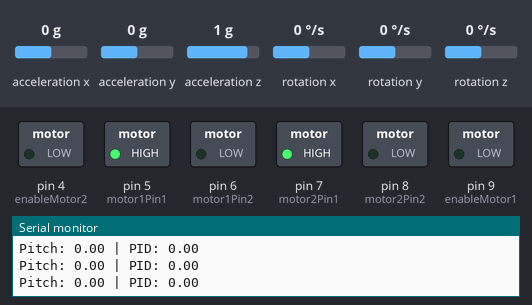
A sketch run on a simulated Arduino Uno, built with avr-gcc and run on an emulated ATmega328P. On the bench: switched loads named in the sketch (green lamp = pin HIGH), the last lines printed to the serial monitor. Inputs (shaded band) come from the test bench; at power-on: rotation x 0 °/s, acceleration y 0 g, acceleration x 0 g, acceleration z 1 g, rotation y 0 °/s, rotation z 0 °/s.

Above: at 1.2 s.
1.3 s: rotation x set to 7 °/s
At 2.3 s:
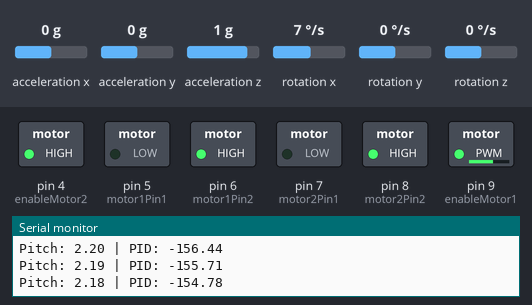
4.3 s: acceleration y set to -1.4 g
At 5.5 s:
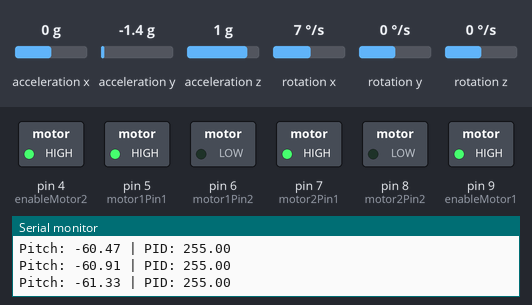
5.8 s: acceleration y set to 0 g
At 8.0 s:
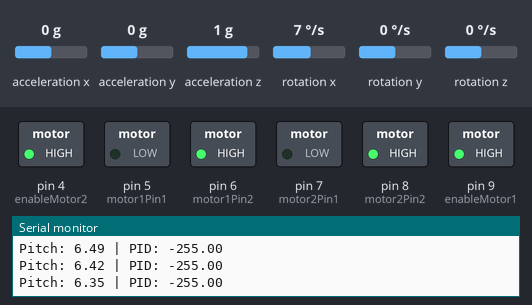
8.8 s: rotation x set to 0 °/s
At 9.37 s:
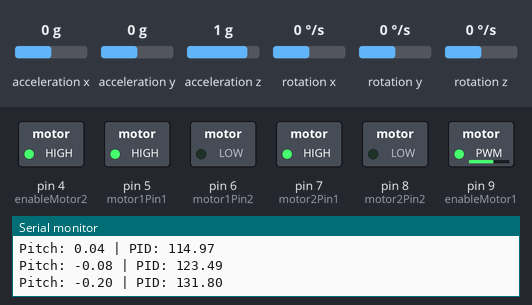
11.8 s: rotation x set to -192 °/s
At 12.3 s:
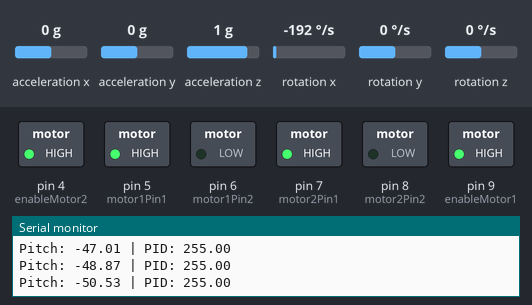
13.3 s: acceleration y set to 1.4 g
At 14.6 s:
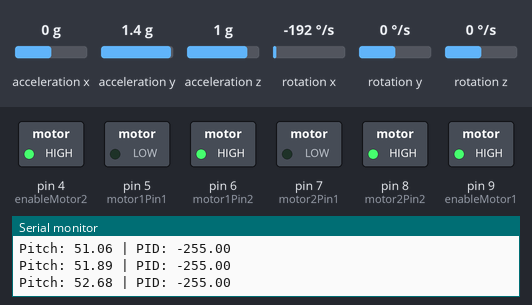
Timing chart, 0 to 16.2 s (numbered marks = the images above; inputs shaded):
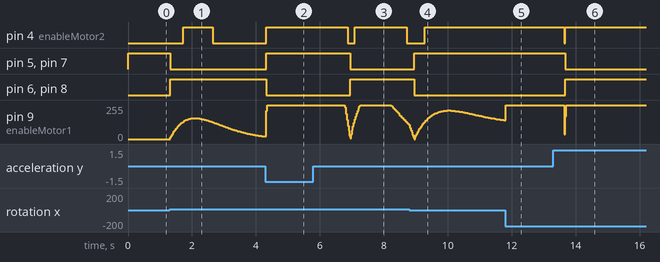

The sketch:

selfbalance.ino
```cpp
#include <Wire.h>
#include <PID_v1.h>
#include "I2Cdev.h"
#include "MPU6050.h"
#include "Kalman.h"  // Add this library

MPU6050 mpu;
Kalman kalmanX;

#define INTERRUPT_PIN 2

// Motor Pins
int enableMotor1 = 9;
int motor1Pin1 = 5;
int motor1Pin2 = 6;

int enableMotor2 = 4;
int motor2Pin1 = 7;
int motor2Pin2 = 8;

// PID variables
double pitchAngle = 0;
double pitchPIDOutput = 0;
double setpointPitch = 0.0;

#define PID_KP 70
#define PID_KI 4.5
#define PID_KD 0

PID pitchPID(&pitchAngle, &pitchPIDOutput, &setpointPitch, PID_KP, PID_KI, PID_KD, DIRECT);

// MPU raw data
int16_t ax, ay, az;
int16_t gx, gy, gz;
unsigned long timer;
double dt;

// ======================= SETUP =========================
void setup() {
  Serial.begin(9600);
  Wire.begin();
  mpu.initialize();

  // Make sure MPU is working
  if (!mpu.testConnection()) {
    Serial.println("MPU6050 connection failed");
    while (1);
  }

  // Calibrated values (use your own if different)
  mpu.setXAccelOffset(-2402);
  mpu.setYAccelOffset(-2065);
  mpu.setZAccelOffset(456);
  mpu.setXGyroOffset(-2);
  mpu.setYGyroOffset(-4);
  mpu.setZGyroOffset(65);

  // Setup motors
  pinMode(enableMotor1, OUTPUT);
  pinMode(motor1Pin1, OUTPUT);
  pinMode(motor1Pin2, OUTPUT);
  pinMode(enableMotor2, OUTPUT);
  pinMode(motor2Pin1, OUTPUT);
  pinMode(motor2Pin2, OUTPUT);

  rotateMotor(0, 0);

  // Kalman initial pitch
  mpu.getMotion6(&ax, &ay, &az, &gx, &gy, &gz);
  double roll  = atan2(ay, az) * RAD_TO_DEG;
  kalmanX.setAngle(roll);
  timer = micros();

  // PID setup
  pitchPID.SetMode(AUTOMATIC);
  pitchPID.SetOutputLimits(-255, 255);
  pitchPID.SetSampleTime(10);
}

// ======================= LOOP =========================
void loop() {
  mpu.getMotion6(&ax, &ay, &az, &gx, &gy, &gz);

  double accelAngle = atan2(ay, az) * RAD_TO_DEG;
  unsigned long now = micros();
  dt = (double)(now - timer) / 1000000;
  timer = now;

  double gyroRate = gx / 131.0; // MPU6050 gyro scaling (250°/s)
  pitchAngle = kalmanX.getAngle(accelAngle, gyroRate, dt);

  pitchPID.Compute();

  // Stop jittering if very close to balanced
  if (abs(pitchPIDOutput) < 3) {
    rotateMotor(0, 0);
  } else {
    rotateMotor(pitchPIDOutput, pitchPIDOutput);
  }

  // Debug
  Serial.print("Pitch: "); Serial.print(pitchAngle);
  Serial.print(" | PID: "); Serial.println(pitchPIDOutput);
}

// ======================= MOTOR CONTROL =========================
void rotateMotor(int speed1, int speed2) {
  // Motor 1
  if (speed1 < 0) {
    digitalWrite(motor1Pin1, LOW);
    digitalWrite(motor1Pin2, HIGH);
  } else {
    digitalWrite(motor1Pin1, HIGH);
    digitalWrite(motor1Pin2, LOW);
  }

  // Motor 2
  if (speed2 < 0) {
    digitalWrite(motor2Pin1, LOW);
    digitalWrite(motor2Pin2, HIGH);
  } else {
    digitalWrite(motor2Pin1, HIGH);
    digitalWrite(motor2Pin2, LOW);
  }

  speed1 = constrain(abs(speed1), 0, 255);
  speed2 = constrain(abs(speed2), 0, 255);

  analogWrite(enableMotor1, speed1);
  analogWrite(enableMotor2, speed2);
}
```

Measured:
- after the input at 1.3 s, pin 4 (enableMotor2): LOW → HIGH after 0.42 s, → LOW 0.93 s later; pin 5 (motor1Pin1), pin 7 (motor2Pin1): HIGH → LOW at once; pin 6 (motor1Pin2), pin 8 (motor2Pin2): LOW → HIGH at once; pin 9 (enableMotor1): rises from 0/255 to 157/255 in 0.72 s, then falls to 19/255 in 2.3 s
- after the input at 4.3 s, pin 4 (enableMotor2), pin 5 (motor1Pin1), pin 7 (motor2Pin1): LOW → HIGH at once; pin 6 (motor1Pin2), pin 8 (motor2Pin2): HIGH → LOW at once
- after the input at 5.8 s, pin 4 (enableMotor2): HIGH → LOW after 1.1 s, → HIGH 0.22 s later, → LOW 1.6 s later; pin 5 (motor1Pin1), pin 7 (motor2Pin1): HIGH → LOW after 1.2 s; pin 6 (motor1Pin2), pin 8 (motor2Pin2): LOW → HIGH after 1.2 s
- after the input at 8.8 s, pin 4 (enableMotor2): LOW → HIGH after 0.48 s; pin 5 (motor1Pin1), pin 7 (motor2Pin1): LOW → HIGH after 0.15 s instead of 0.49 s; pin 6 (motor1Pin2), pin 8 (motor2Pin2): HIGH → LOW after 0.15 s instead of 0.49 s
- after the input at 11.8 s, pin 4 (enableMotor2): stays HIGH (without the input it goes to LOW after 0.63 s)
- after the input at 13.3 s, pin 4 (enableMotor2): HIGH → LOW after 0.35 s, → HIGH 0.03 s later; pin 5 (motor1Pin1), pin 7 (motor2Pin1): HIGH → LOW after 0.38 s; pin 6 (motor1Pin2), pin 8 (motor2Pin2): LOW → HIGH after 0.38 s
